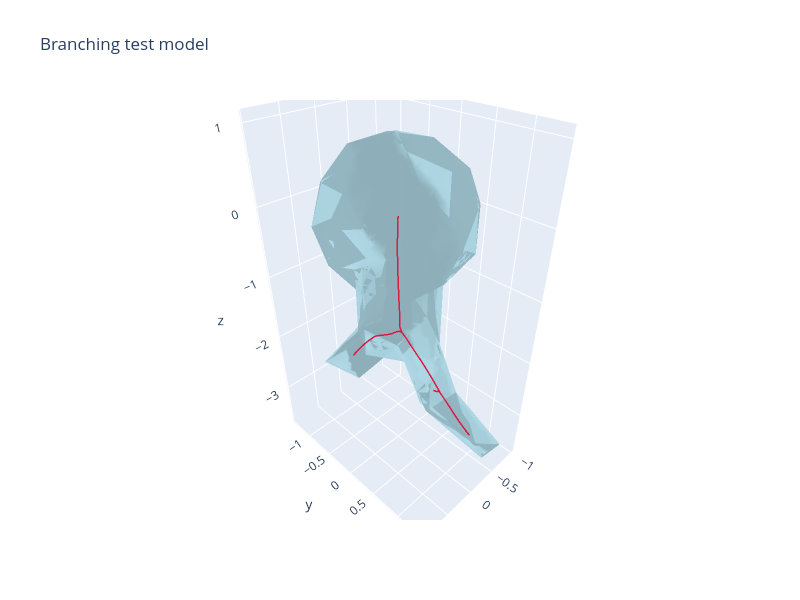

Notebook code cell kept with this figure:
### Code cell
mm = MeshManager(mesh_path="../../data/demo/test_branching_3.obj")
mm.print_mesh_analysis()
raw_skeleton = SkeletonGraph.from_txt(f"../../data/demo/test_branching_3.polylines.txt")
# raw_skeleton.prune_short_branches_inplace(min_length_fraction=1)
mm.visualize_mesh_3d(title="Branching test model", skel=raw_skeleton)

### Figure 1 — Plotly figure (JSON) as saved in the notebook; plotly's stock layout.template omitted (floating-point values rounded to 4 significant figures; data arrays with more than 128 entries replaced by an {"elided": "..."} marker saying what was removed)
{"data": [{"color": "lightblue", "i": {"elided": "2830 int values"}, "j": {"elided": "2830 int values"}, "k": {"elided": "2830 int values"}, "name": "Mesh", "opacity": 0.8, "type": "mesh3d", "x": {"elided": "1417 float values"}, "y": {"elided": "1417 float values"}, "z": {"elided": "1417 float values"}}, {"line": {"color": "crimson", "width": 3}, "mode": "lines", "name": "Skeleton 0", "opacity": 0.95, "showlegend": false, "type": "scatter3d", "x": {"elided": "408 float values"}, "y": {"elided": "408 float values"}, "z": {"elided": "408 float values"}}], "layout": {"autosize": false, "height": 600, "scene": {"aspectmode": "data", "xaxis": {"visible": true}, "yaxis": {"visible": true}, "zaxis": {"visible": true}}, "title": {"text": "Branching test model"}, "width": 800}}
